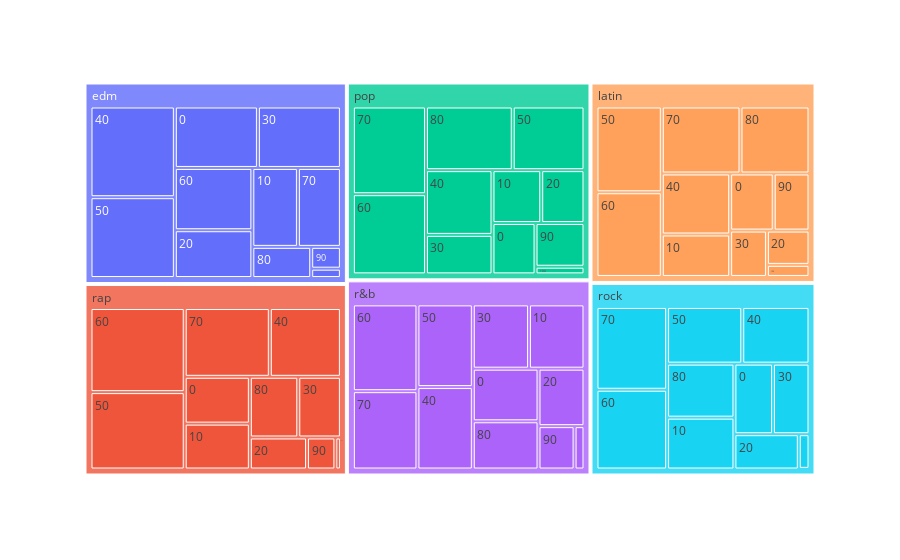

The cell this chart's notebook holds for it:
### Code cell
#visualisasi tree map menggunakan plotly
fig=px.treemap(datao,path=['playlist_genre','track_popularity'],values='count')
fig.show()

### Figure 1 — Plotly figure (JSON) as saved in the notebook; plotly's stock layout.template omitted (floating-point values rounded to 4 significant figures)
{"data": [{"branchvalues": "total", "domain": {"x": [0, 1], "y": [0, 1]}, "hovertemplate": "labels=%{label}<br>count=%{value}<br>parent=%{parent}<br>id=%{id}<extra></extra>", "ids": ["edm/0", "latin/0", "pop/0", "r&b/0", "rap/0", "rock/0", "edm/10", "latin/10", "pop/10", "r&b/10", "rap/10", "rock/10", "edm/20", "latin/20", "pop/20", "r&b/20", "rap/20", "rock/20", "edm/30", "latin/30", "pop/30", "r&b/30", "rap/30", "rock/30", "edm/40", "latin/40", "pop/40", "r&b/40", "rap/40", "rock/40", "edm/50", "latin/50", "pop/50", "r&b/50", "rap/50", "rock/50", "edm/60", "latin/60", "pop/60", "r&b/60", "rap/60", "rock/60", "edm/70", "latin/70", "pop/70", "r&b/70", "rap/70", "rock/70", "edm/80", "latin/80", "pop/80", "r&b/80", "rap/80", "rock/80", "edm/90", "latin/90", "pop/90", "r&b/90", "rap/90", "rock/90", "edm/100", "latin/100", "pop/100", "r&b/100", "rap/100", "rock/100", "edm", "latin", "pop", "r&b", "rap", "rock"], "labels": ["0", "0", "0", "0", "0", "0", "10", "10", "10", "10", "10", "10", "20", "20", "20", "20", "20", "20", "30", "30", "30", "30", "30", "30", "40", "40", "40", "40", "40", "40", "50", "50", "50", "50", "50", "50", "60", "60", "60", "60", "60", "60", "70", "70", "70", "70", "70", "70", "80", "80", "80", "80", "80", "80", "90", "90", "90", "90", "90", "90", "100", "100", "100", "100", "100", "100", "edm", "latin", "pop", "r&b", "rap", "rock"], "name": "", "parents": ["edm", "latin", "pop", "r&b", "rap", "rock", "edm", "latin", "pop", "r&b", "rap", "rock", "edm", "latin", "pop", "r&b", "rap", "rock", "edm", "latin", "pop", "r&b", "rap", "rock", "edm", "latin", "pop", "r&b", "rap", "rock", "edm", "latin", "pop", "r&b", "rap", "rock", "edm", "latin", "pop", "r&b", "rap", "rock", "edm", "latin", "pop", "r&b", "rap", "rock", "edm", "latin", "pop", "r&b", "rap", "rock", "edm", "latin", "pop", "r&b", "rap", "rock", "edm", "latin", "pop", "r&b", "rap", "rock", "", "", "", "", "", ""], "type": "treemap", "values": [718, 353, 313, 491, 433, 389, 506, 412, 365, 507, 424, 499, 521, 207, 324, 375, 260, 325, 717, 242, 372, 513, 367, 368, 1076, 592, 610, 648, 694, 545, 959, 795, 647, 650, 1035, 609, 679, 785, 830, 796, 1125, 805, 477, 748, 908, 718, 831, 836, 258, 656, 782, 450, 417, 520, 91, 290, 303, 222, 129, 53, 39, 73, 53, 61, 25, 1, 6041, 5153, 5507, 5431, 5740, 4950]}], "layout": {"legend": {"tracegroupgap": 0}, "margin": {"t": 60}}}
